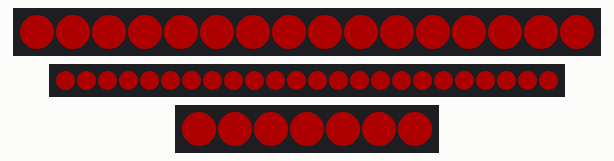
Simulated run of this sketch. Board: Arduino Uno, built with avr-gcc and run on an emulated ATmega328P. On the bench: 16 RGB LEDs in strip order, left to right, 24 RGB LEDs in strip order, left to right, 7 RGB LEDs in strip order, left to right. Dim RGB values are drawn brighter than linear; random numbers use the default seed unless the sketch sets one.

Above: at 0.5 s.
At 1.3 s:
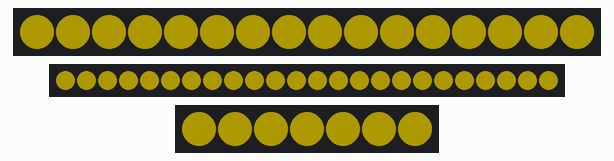
At 2.91 s:
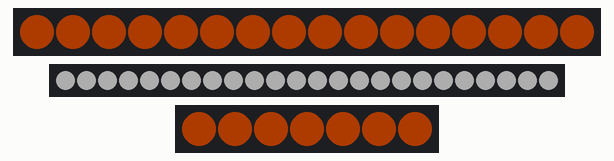
At 14.8 s:
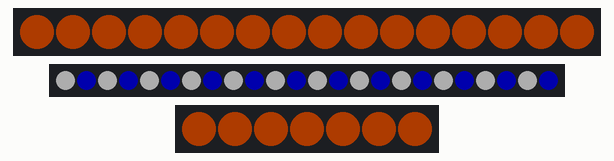
At 38.2 s:
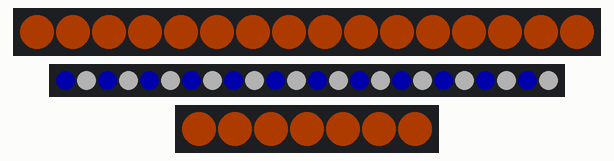
Timing chart, 0 to 39.7 s (numbered marks = the images above):
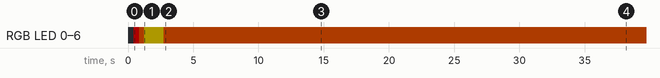

The sketch:

T3_M4_Lighting_System.ino
```cpp
/*
 * VERSION_1 of the T3_Lighting_System. Any problems then drop me a line @ t3buildersclub@gmail.com and I'll help you fix any problems. The code works however is very sloppy and can
 * be written a lot better which will be the next update.
*/

#include <Adafruit_NeoPixel.h>
#define LED_PIN     9, 6, 5 //Check these for any troubleshooting needed, make sure the correct pixels are in the correct places.
#define LED_COUNT  9, 16, 24
#define BRIGHTNESS 255, 255, 255 //Adjust brightness here and in the sketch as you require.
// Declare our NeoPixel strip object:
Adafruit_NeoPixel strip_s = Adafruit_NeoPixel(7, 9, NEO_GRBW + NEO_KHZ800);
Adafruit_NeoPixel strip_l = Adafruit_NeoPixel(16, 6, NEO_GRBW + NEO_KHZ800);
Adafruit_NeoPixel strip_m = Adafruit_NeoPixel(24, 5, NEO_GRBW + NEO_KHZ800);
// Argument 1 = Number of pixels in NeoPixel strip
// Argument 2 = Arduino pin number (most are valid)
// Argument 3 = Pixel type flags, add together as needed:

void setup() { //The start up sequence is a colour wipe of Red, Orange, Yellow, White around all of the neopixels - setup only happens once so all colours go round the pixels once and then into the loop.

/*strip_l = Large Eye
  strip_s = Small Eye
  strip_m = Main Eye
*/

  //Startup Light Sequence
  strip_l.begin();           // INITIALIZE NeoPixel strip object (REQUIRED)
  strip_l.show();            // Turn OFF all pixels ASAP
  strip_l.setBrightness(50); // Set BRIGHTNESS to about 1/5 (max = 255)
  strip_m.begin();           // INITIALIZE NeoPixel strip object (REQUIRED)
  strip_m.show();            // Turn OFF all pixels ASAP
  strip_m.setBrightness(50); // Set BRIGHTNESS to about 1/5 (max = 255)
  strip_s.begin();           // INITIALIZE NeoPixel strip object (REQUIRED)
  strip_s.show();            // Turn OFF all pixels ASAP
  strip_s.setBrightness(50); // Set BRIGHTNESS to about 1/5 (max = 255)
  // Fill along the length of the strip in various colors...
  colorWipe_l(strip_l.Color(255,   0,   0)     , 50); // Red
  colorWipe_l(strip_l.Color(  255, 90,   0)     , 50); // Orange
  colorWipe_l(strip_l.Color(  255, 225,   0)     , 50); // Yellow
  colorWipe_l(strip_l.Color(  0, 0, 0,   255)     , 50); // White*/
}
void loop() {
  int now = millis();
  pulseWhite(5);
  mainEye();

}

//Color Wipe
//All Eye's Start up Sequence
void colorWipe_l(uint32_t color, int wait) { //Small Eye
  for(int i=0; i<strip_s.numPixels(); i++) { // For each pixel in strip...
    strip_s.setPixelColor(i, color);         //  Set pixel's color (in RAM)
    delay(wait);                           //  Pause for a moment
  }
  for(int i=0; i<strip_l.numPixels(); i++){ //Large Eye
    strip_l.setPixelColor(i, color);
  }
    for(int i=0; i<strip_m.numPixels(); i++){ //Main Eye
    strip_m.setPixelColor(i, color);
    strip_s.show();
    strip_l.show();
    strip_m.show();
  }
}
//PulseWhite
void pulseWhite(uint8_t wait) {
  for(int j=0; j<256; j++) { // Ramp up from 0 to 255
    // Colours for pulse - Colour
    strip_l.fill(strip_l.Color(255, 0, 0,  j));
    strip_s.fill(strip_s.Color(255, 0, 0,  j));
    strip_l.show();
    strip_s.show();
    millis();
  }
//Color 2
  for(int j=255; j>=0; j--) { // Ramp down from 255 to 0
    strip_l.fill(strip_l.Color(255, 90,0, j));
    strip_s.fill(strip_l.Color(255, 90,0, j));
    strip_l.show();
    strip_s.show();
    millis();
  }
}
//Main Eye Color Changing
//Current colour is set to blue and white. Change the values for different colours.
void mainEye(){
int timer = random(500)+50; // between 1/5 second and 1 second
strip_m.setPixelColor(0,0,0,255,0);
strip_m.setPixelColor(1,255,255,255,50);
strip_m.setPixelColor(2,0,0,255,0);
strip_m.setPixelColor(3,255,255,255,50);
strip_m.setPixelColor(4,0,0,255,0);
strip_m.setPixelColor(5,255,255,255,50);
strip_m.setPixelColor(6,0,0,255,0);
strip_m.setPixelColor(7,255,255,255,50);
strip_m.setPixelColor(8,0,0,255,0);
strip_m.setPixelColor(9,255,255,255,50);
strip_m.setPixelColor(10,0,0,255,0);
strip_m.setPixelColor(11,255,255,255,50);
strip_m.setPixelColor(12,0,0,255,0);
strip_m.setPixelColor(13,255,255,255,50);
strip_m.setPixelColor(14,0,0,255,0);
strip_m.setPixelColor(15,255,255,255,50);
strip_m.setPixelColor(16,0,0,255,0);
strip_m.setPixelColor(17,255,255,255,50);
strip_m.setPixelColor(18,0,0,255,0);
strip_m.setPixelColor(19,255,255,255,50);
strip_m.setPixelColor(20,0,0,255,0);
strip_m.setPixelColor(21,255,255,255,50);
strip_m.setPixelColor(22,0,0,255,0);
strip_m.setPixelColor(23,255,255,255,50);
delay(timer);

strip_m.show();

strip_m.setPixelColor(0,255,255,255,0);
strip_m.setPixelColor(1,0,0,255,0);
strip_m.setPixelColor(2,255,255,255,0);
strip_m.setPixelColor(3,0,0,255,0);
strip_m.setPixelColor(4,255,255,255,0);
strip_m.setPixelColor(5,0,0,255,0);
strip_m.setPixelColor(6,255,255,255,0);
strip_m.setPixelColor(7,0,0,255,0);
strip_m.setPixelColor(8,255,255,255,0);
strip_m.setPixelColor(9,0,0,255,0);
strip_m.setPixelColor(10,255,255,255,0);
strip_m.setPixelColor(11,0,0,255,0);
strip_m.setPixelColor(12,255,255,255,0);
strip_m.setPixelColor(13,0,0,255,0);
strip_m.setPixelColor(14,255,255,255,0);
strip_m.setPixelColor(15,0,0,255,0);
strip_m.setPixelColor(16,255,255,255,0);
strip_m.setPixelColor(17,0,0,255,0);
strip_m.setPixelColor(18,255,255,255,0);
strip_m.setPixelColor(19,0,0,255,0);
strip_m.setPixelColor(20,255,255,255,0);
strip_m.setPixelColor(21,0,0,255,0);
strip_m.setPixelColor(22,255,255,255,0);
strip_m.setPixelColor(23,0,0,255,0);

delay(timer);
strip_m.show();
}
```

Measured:
- by itself, RGB LED 0–6: off → RGB(50, 0, 0) at 0.42 s, → RGB(50, 17, 0) 0.42 s later, → RGB(50, 44, 0) 0.42 s later, → RGB(50, 17, 0) 1.5 s later
- what the display in image 1 shows lasts 1.4 s, from 1.3 s to 2.7 s
